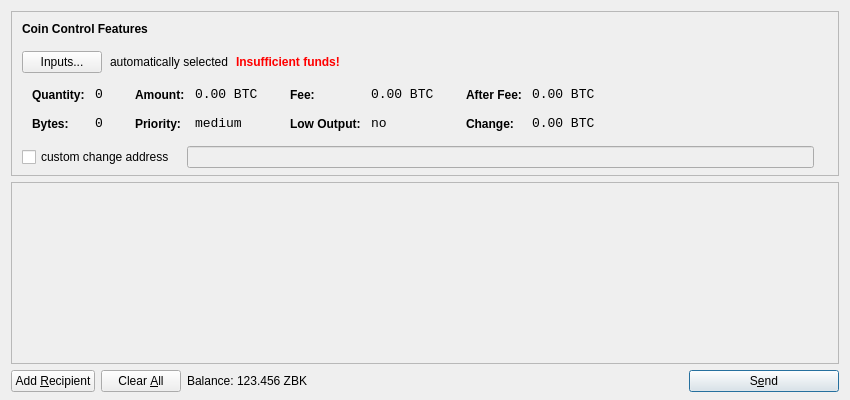
<?xml version="1.0" encoding="UTF-8"?>
<ui version="4.0">
 <class>SendCoinsDialog</class>
 <widget class="QDialog" name="SendCoinsDialog">
  <property name="geometry">
   <rect>
    <x>0</x>
    <y>0</y>
    <width>850</width>
    <height>400</height>
   </rect>
  </property>
  <property name="windowTitle">
   <string>Send Coins</string>
  </property>
  <layout class="QVBoxLayout" name="verticalLayout" stretch="0,1,0">
   <property name="bottomMargin">
    <number>8</number>
   </property>
   <item>
    <widget class="QFrame" name="frameCoinControl">
     <property name="sizePolicy">
      <sizepolicy hsizetype="Expanding" vsizetype="Expanding">
       <horstretch>0</horstretch>
       <verstretch>0</verstretch>
      </sizepolicy>
     </property>
     <property name="maximumSize">
      <size>
       <width>16777215</width>
       <height>16777215</height>
      </size>
     </property>
     <property name="frameShape">
      <enum>QFrame::StyledPanel</enum>
     </property>
     <property name="frameShadow">
      <enum>QFrame::Sunken</enum>
     </property>
     <layout class="QVBoxLayout" name="verticalLayoutCoinControl2">
      <property name="spacing">
       <number>-1</number>
      </property>
      <property name="leftMargin">
       <number>0</number>
      </property>
      <property name="topMargin">
       <number>0</number>
      </property>
      <property name="rightMargin">
       <number>0</number>
      </property>
      <property name="bottomMargin">
       <number>6</number>
      </property>
      <item>
       <layout class="QVBoxLayout" name="verticalLayoutCoinControl" stretch="0,0,0,0,1">
        <property name="spacing">
         <number>0</number>
        </property>
        <property name="leftMargin">
         <number>10</number>
        </property>
        <property name="topMargin">
         <number>10</number>
        </property>
        <item>
         <layout class="QHBoxLayout" name="horizontalLayoutCoinControl1">
          <property name="bottomMargin">
           <number>15</number>
          </property>
          <item>
           <widget class="QLabel" name="labelCoinControlFeatures">
            <property name="sizePolicy">
             <sizepolicy hsizetype="Preferred" vsizetype="Maximum">
              <horstretch>0</horstretch>
              <verstretch>0</verstretch>
             </sizepolicy>
            </property>
            <property name="font">
             <font>
              <weight>75</weight>
              <bold>true</bold>
             </font>
            </property>
            <property name="styleSheet">
             <string notr="true">font-weight:bold;</string>
            </property>
            <property name="text">
             <string>Coin Control Features</string>
            </property>
           </widget>
          </item>
         </layout>
        </item>
        <item>
         <layout class="QHBoxLayout" name="horizontalLayoutCoinControl2" stretch="0,0,0,0">
          <property name="spacing">
           <number>8</number>
          </property>
          <property name="bottomMargin">
           <number>10</number>
          </property>
          <item>
           <widget class="QPushButton" name="pushButtonCoinControl">
            <property name="styleSheet">
             <string notr="true"/>
            </property>
            <property name="text">
             <string>Inputs...</string>
            </property>
           </widget>
          </item>
          <item>
           <widget class="QLabel" name="labelCoinControlAutomaticallySelected">
            <property name="text">
             <string>automatically selected</string>
            </property>
            <property name="margin">
             <number>5</number>
            </property>
           </widget>
          </item>
          <item>
           <widget class="QLabel" name="labelCoinControlInsuffFunds">
            <property name="font">
             <font>
              <weight>75</weight>
              <bold>true</bold>
             </font>
            </property>
            <property name="styleSheet">
             <string notr="true">color:red;font-weight:bold;</string>
            </property>
            <property name="text">
             <string>Insufficient funds!</string>
            </property>
            <property name="margin">
             <number>5</number>
            </property>
           </widget>
          </item>
          <item>
           <spacer name="horizontalSpacerCoinControl">
            <property name="orientation">
             <enum>Qt::Horizontal</enum>
            </property>
            <property name="sizeHint" stdset="0">
             <size>
              <width>40</width>
              <height>1</height>
             </size>
            </property>
           </spacer>
          </item>
         </layout>
        </item>
        <item>
         <widget class="QWidget" name="widgetCoinControl" native="true">
          <property name="sizePolicy">
           <sizepolicy hsizetype="Preferred" vsizetype="Preferred">
            <horstretch>0</horstretch>
            <verstretch>0</verstretch>
           </sizepolicy>
          </property>
          <property name="minimumSize">
           <size>
            <width>0</width>
            <height>0</height>
           </size>
          </property>
          <property name="styleSheet">
           <string notr="true"/>
          </property>
          <layout class="QHBoxLayout" name="horizontalLayoutCoinControl5">
           <property name="margin">
            <number>0</number>
           </property>
           <item>
            <layout class="QHBoxLayout" name="horizontalLayoutCoinControl3" stretch="0,0,0,1">
             <property name="spacing">
              <number>20</number>
             </property>
             <property name="topMargin">
              <number>0</number>
             </property>
             <property name="bottomMargin">
              <number>10</number>
             </property>
             <item>
              <layout class="QFormLayout" name="formLayoutCoinControl1">
               <property name="horizontalSpacing">
                <number>10</number>
               </property>
               <property name="verticalSpacing">
                <number>14</number>
               </property>
               <property name="leftMargin">
                <number>10</number>
               </property>
               <property name="topMargin">
                <number>4</number>
               </property>
               <property name="rightMargin">
                <number>6</number>
               </property>
               <item row="0" column="0">
                <widget class="QLabel" name="labelCoinControlQuantityText">
                 <property name="styleSheet">
                  <string notr="true">font-weight:bold;</string>
                 </property>
                 <property name="text">
                  <string>Quantity:</string>
                 </property>
                 <property name="margin">
                  <number>0</number>
                 </property>
                </widget>
               </item>
               <item row="0" column="1">
                <widget class="QLabel" name="labelCoinControlQuantity">
                 <property name="font">
                  <font>
                   <family>Monospace</family>
                   <pointsize>10</pointsize>
                  </font>
                 </property>
                 <property name="cursor">
                  <cursorShape>IBeamCursor</cursorShape>
                 </property>
                 <property name="contextMenuPolicy">
                  <enum>Qt::ActionsContextMenu</enum>
                 </property>
                 <property name="text">
                  <string notr="true">0</string>
                 </property>
                 <property name="margin">
                  <number>0</number>
                 </property>
                 <property name="textInteractionFlags">
                  <set>Qt::LinksAccessibleByMouse|Qt::TextSelectableByKeyboard|Qt::TextSelectableByMouse</set>
                 </property>
                </widget>
               </item>
               <item row="1" column="0">
                <widget class="QLabel" name="labelCoinControlBytesText">
                 <property name="styleSheet">
                  <string notr="true">font-weight:bold;</string>
                 </property>
                 <property name="text">
                  <string>Bytes:</string>
                 </property>
                </widget>
               </item>
               <item row="1" column="1">
                <widget class="QLabel" name="labelCoinControlBytes">
                 <property name="font">
                  <font>
                   <family>Monospace</family>
                   <pointsize>10</pointsize>
                  </font>
                 </property>
                 <property name="cursor">
                  <cursorShape>IBeamCursor</cursorShape>
                 </property>
                 <property name="contextMenuPolicy">
                  <enum>Qt::ActionsContextMenu</enum>
                 </property>
                 <property name="text">
                  <string notr="true">0</string>
                 </property>
                 <property name="textInteractionFlags">
                  <set>Qt::LinksAccessibleByMouse|Qt::TextSelectableByKeyboard|Qt::TextSelectableByMouse</set>
                 </property>
                </widget>
               </item>
              </layout>
             </item>
             <item>
              <layout class="QFormLayout" name="formLayoutCoinControl2">
               <property name="horizontalSpacing">
                <number>10</number>
               </property>
               <property name="verticalSpacing">
                <number>14</number>
               </property>
               <property name="leftMargin">
                <number>6</number>
               </property>
               <property name="topMargin">
                <number>4</number>
               </property>
               <property name="rightMargin">
                <number>6</number>
               </property>
               <item row="0" column="0">
                <widget class="QLabel" name="labelCoinControlAmountText">
                 <property name="styleSheet">
                  <string notr="true">font-weight:bold;</string>
                 </property>
                 <property name="text">
                  <string>Amount:</string>
                 </property>
                 <property name="margin">
                  <number>0</number>
                 </property>
                </widget>
               </item>
               <item row="0" column="1">
                <widget class="QLabel" name="labelCoinControlAmount">
                 <property name="font">
                  <font>
                   <family>Monospace</family>
                   <pointsize>10</pointsize>
                  </font>
                 </property>
                 <property name="cursor">
                  <cursorShape>IBeamCursor</cursorShape>
                 </property>
                 <property name="contextMenuPolicy">
                  <enum>Qt::ActionsContextMenu</enum>
                 </property>
                 <property name="text">
                  <string notr="true">0.00 BTC</string>
                 </property>
                 <property name="textInteractionFlags">
                  <set>Qt::LinksAccessibleByMouse|Qt::TextSelectableByKeyboard|Qt::TextSelectableByMouse</set>
                 </property>
                </widget>
               </item>
               <item row="1" column="0">
                <widget class="QLabel" name="labelCoinControlPriorityText">
                 <property name="styleSheet">
                  <string notr="true">font-weight:bold;</string>
                 </property>
                 <property name="text">
                  <string>Priority:</string>
                 </property>
                </widget>
               </item>
               <item row="1" column="1">
                <widget class="QLabel" name="labelCoinControlPriority">
                 <property name="font">
                  <font>
                   <family>Monospace</family>
                   <pointsize>10</pointsize>
                  </font>
                 </property>
                 <property name="cursor">
                  <cursorShape>IBeamCursor</cursorShape>
                 </property>
                 <property name="contextMenuPolicy">
                  <enum>Qt::ActionsContextMenu</enum>
                 </property>
                 <property name="text">
                  <string>medium</string>
                 </property>
                 <property name="textInteractionFlags">
                  <set>Qt::LinksAccessibleByMouse|Qt::TextSelectableByKeyboard|Qt::TextSelectableByMouse</set>
                 </property>
                </widget>
               </item>
              </layout>
             </item>
             <item>
              <layout class="QFormLayout" name="formLayoutCoinControl3">
               <property name="horizontalSpacing">
                <number>10</number>
               </property>
               <property name="verticalSpacing">
                <number>14</number>
               </property>
               <property name="leftMargin">
                <number>6</number>
               </property>
               <property name="topMargin">
                <number>4</number>
               </property>
               <property name="rightMargin">
                <number>6</number>
               </property>
               <item row="0" column="0">
                <widget class="QLabel" name="labelCoinControlFeeText">
                 <property name="styleSheet">
                  <string notr="true">font-weight:bold;</string>
                 </property>
                 <property name="text">
                  <string>Fee:</string>
                 </property>
                 <property name="margin">
                  <number>0</number>
                 </property>
                </widget>
               </item>
               <item row="0" column="1">
                <widget class="QLabel" name="labelCoinControlFee">
                 <property name="font">
                  <font>
                   <family>Monospace</family>
                   <pointsize>10</pointsize>
                  </font>
                 </property>
                 <property name="cursor">
                  <cursorShape>IBeamCursor</cursorShape>
                 </property>
                 <property name="contextMenuPolicy">
                  <enum>Qt::ActionsContextMenu</enum>
                 </property>
                 <property name="text">
                  <string notr="true">0.00 BTC</string>
                 </property>
                 <property name="textInteractionFlags">
                  <set>Qt::LinksAccessibleByMouse|Qt::TextSelectableByKeyboard|Qt::TextSelectableByMouse</set>
                 </property>
                </widget>
               </item>
               <item row="1" column="0">
                <widget class="QLabel" name="labelCoinControlLowOutputText">
                 <property name="styleSheet">
                  <string notr="true">font-weight:bold;</string>
                 </property>
                 <property name="text">
                  <string>Low Output:</string>
                 </property>
                </widget>
               </item>
               <item row="1" column="1">
                <widget class="QLabel" name="labelCoinControlLowOutput">
                 <property name="font">
                  <font>
                   <family>Monospace</family>
                   <pointsize>10</pointsize>
                  </font>
                 </property>
                 <property name="cursor">
                  <cursorShape>IBeamCursor</cursorShape>
                 </property>
                 <property name="contextMenuPolicy">
                  <enum>Qt::ActionsContextMenu</enum>
                 </property>
                 <property name="text">
                  <string>no</string>
                 </property>
                 <property name="textInteractionFlags">
                  <set>Qt::LinksAccessibleByMouse|Qt::TextSelectableByKeyboard|Qt::TextSelectableByMouse</set>
                 </property>
                </widget>
               </item>
              </layout>
             </item>
             <item>
              <layout class="QFormLayout" name="formLayoutCoinControl4">
               <property name="horizontalSpacing">
                <number>10</number>
               </property>
               <property name="verticalSpacing">
                <number>14</number>
               </property>
               <property name="leftMargin">
                <number>6</number>
               </property>
               <property name="topMargin">
                <number>4</number>
               </property>
               <property name="rightMargin">
                <number>6</number>
               </property>
               <item row="0" column="0">
                <widget class="QLabel" name="labelCoinControlAfterFeeText">
                 <property name="styleSheet">
                  <string notr="true">font-weight:bold;</string>
                 </property>
                 <property name="text">
                  <string>After Fee:</string>
                 </property>
                 <property name="margin">
                  <number>0</number>
                 </property>
                </widget>
               </item>
               <item row="0" column="1">
                <widget class="QLabel" name="labelCoinControlAfterFee">
                 <property name="font">
                  <font>
                   <family>Monospace</family>
                   <pointsize>10</pointsize>
                  </font>
                 </property>
                 <property name="cursor">
                  <cursorShape>IBeamCursor</cursorShape>
                 </property>
                 <property name="contextMenuPolicy">
                  <enum>Qt::ActionsContextMenu</enum>
                 </property>
                 <property name="text">
                  <string notr="true">0.00 BTC</string>
                 </property>
                 <property name="textInteractionFlags">
                  <set>Qt::LinksAccessibleByMouse|Qt::TextSelectableByKeyboard|Qt::TextSelectableByMouse</set>
                 </property>
                </widget>
               </item>
               <item row="1" column="0">
                <widget class="QLabel" name="labelCoinControlChangeText">
                 <property name="styleSheet">
                  <string notr="true">font-weight:bold;</string>
                 </property>
                 <property name="text">
                  <string>Change:</string>
                 </property>
                </widget>
               </item>
               <item row="1" column="1">
                <widget class="QLabel" name="labelCoinControlChange">
                 <property name="font">
                  <font>
                   <family>Monospace</family>
                   <pointsize>10</pointsize>
                  </font>
                 </property>
                 <property name="cursor">
                  <cursorShape>IBeamCursor</cursorShape>
                 </property>
                 <property name="contextMenuPolicy">
                  <enum>Qt::ActionsContextMenu</enum>
                 </property>
                 <property name="text">
                  <string notr="true">0.00 BTC</string>
                 </property>
                 <property name="textInteractionFlags">
                  <set>Qt::LinksAccessibleByMouse|Qt::TextSelectableByKeyboard|Qt::TextSelectableByMouse</set>
                 </property>
                </widget>
               </item>
              </layout>
             </item>
            </layout>
           </item>
          </layout>
         </widget>
        </item>
        <item>
         <layout class="QHBoxLayout" name="horizontalLayoutCoinControl4" stretch="0,0,0">
          <property name="spacing">
           <number>12</number>
          </property>
          <property name="sizeConstraint">
           <enum>QLayout::SetDefaultConstraint</enum>
          </property>
          <property name="topMargin">
           <number>5</number>
          </property>
          <property name="rightMargin">
           <number>5</number>
          </property>
          <item>
           <widget class="QCheckBox" name="checkBoxCoinControlChange">
            <property name="text">
             <string>custom change address</string>
            </property>
           </widget>
          </item>
          <item>
           <widget class="QLineEdit" name="lineEditCoinControlChange">
            <property name="enabled">
             <bool>false</bool>
            </property>
            <property name="sizePolicy">
             <sizepolicy hsizetype="Expanding" vsizetype="Fixed">
              <horstretch>0</horstretch>
              <verstretch>0</verstretch>
             </sizepolicy>
            </property>
           </widget>
          </item>
          <item>
           <widget class="QLabel" name="labelCoinControlChangeLabel">
            <property name="sizePolicy">
             <sizepolicy hsizetype="Preferred" vsizetype="Expanding">
              <horstretch>0</horstretch>
              <verstretch>0</verstretch>
             </sizepolicy>
            </property>
            <property name="minimumSize">
             <size>
              <width>0</width>
              <height>0</height>
             </size>
            </property>
            <property name="text">
             <string/>
            </property>
            <property name="margin">
             <number>3</number>
            </property>
           </widget>
          </item>
         </layout>
        </item>
        <item>
         <spacer name="verticalSpacerCoinControl">
          <property name="orientation">
           <enum>Qt::Vertical</enum>
          </property>
          <property name="sizeHint" stdset="0">
           <size>
            <width>800</width>
            <height>1</height>
           </size>
          </property>
         </spacer>
        </item>
       </layout>
      </item>
     </layout>
    </widget>
   </item>
   <item>
    <widget class="QScrollArea" name="scrollArea">
     <property name="widgetResizable">
      <bool>true</bool>
     </property>
     <widget class="QWidget" name="scrollAreaWidgetContents">
      <property name="geometry">
       <rect>
        <x>0</x>
        <y>0</y>
        <width>830</width>
        <height>165</height>
       </rect>
      </property>
      <layout class="QVBoxLayout" name="verticalLayout_2">
       <property name="margin">
        <number>0</number>
       </property>
       <item>
        <layout class="QVBoxLayout" name="entries">
         <property name="spacing">
          <number>6</number>
         </property>
        </layout>
       </item>
       <item>
        <spacer name="verticalSpacer">
         <property name="orientation">
          <enum>Qt::Vertical</enum>
         </property>
         <property name="sizeHint" stdset="0">
          <size>
           <width>20</width>
           <height>40</height>
          </size>
         </property>
        </spacer>
       </item>
      </layout>
     </widget>
    </widget>
   </item>
   <item>
    <layout class="QHBoxLayout" name="horizontalLayout">
     <item>
      <widget class="QPushButton" name="addButton">
       <property name="toolTip">
        <string>Send to multiple recipients at once</string>
       </property>
       <property name="text">
        <string>Add &amp;Recipient</string>
       </property>
       <property name="icon">
        <iconset resource="../bitcoin.qrc">
         <normaloff>:/icons/add</normaloff>:/icons/add</iconset>
       </property>
       <property name="autoDefault">
        <bool>false</bool>
       </property>
      </widget>
     </item>
     <item>
      <widget class="QPushButton" name="clearButton">
       <property name="sizePolicy">
        <sizepolicy hsizetype="Minimum" vsizetype="Fixed">
         <horstretch>0</horstretch>
         <verstretch>0</verstretch>
        </sizepolicy>
       </property>
       <property name="toolTip">
        <string>Remove all transaction fields</string>
       </property>
       <property name="text">
        <string>Clear &amp;All</string>
       </property>
       <property name="icon">
        <iconset resource="../bitcoin.qrc">
         <normaloff>:/icons/remove</normaloff>:/icons/remove</iconset>
       </property>
       <property name="autoRepeatDelay">
        <number>300</number>
       </property>
       <property name="autoDefault">
        <bool>false</bool>
       </property>
      </widget>
     </item>
     <item>
      <layout class="QHBoxLayout" name="horizontalLayout_2">
       <property name="spacing">
        <number>3</number>
       </property>
       <item>
        <widget class="QLabel" name="label">
         <property name="text">
          <string>Balance:</string>
         </property>
        </widget>
       </item>
       <item>
        <widget class="QLabel" name="labelBalance">
         <property name="cursor">
          <cursorShape>IBeamCursor</cursorShape>
         </property>
         <property name="text">
          <string>123.456 ZBK</string>
         </property>
         <property name="textInteractionFlags">
          <set>Qt::LinksAccessibleByMouse|Qt::TextSelectableByKeyboard|Qt::TextSelectableByMouse</set>
         </property>
        </widget>
       </item>
      </layout>
     </item>
     <item>
      <spacer name="horizontalSpacer">
       <property name="orientation">
        <enum>Qt::Horizontal</enum>
       </property>
       <property name="sizeHint" stdset="0">
        <size>
         <width>40</width>
         <height>20</height>
        </size>
       </property>
      </spacer>
     </item>
     <item>
      <widget class="QPushButton" name="sendButton">
       <property name="minimumSize">
        <size>
         <width>150</width>
         <height>0</height>
        </size>
       </property>
       <property name="toolTip">
        <string>Confirm the send action</string>
       </property>
       <property name="text">
        <string>S&amp;end</string>
       </property>
       <property name="icon">
        <iconset resource="../bitcoin.qrc">
         <normaloff>:/icons/send</normaloff>:/icons/send</iconset>
       </property>
       <property name="default">
        <bool>true</bool>
       </property>
      </widget>
     </item>
    </layout>
   </item>
  </layout>
 </widget>
 <resources>
  <include location="../bitcoin.qrc"/>
 </resources>
 <connections/>
</ui>
